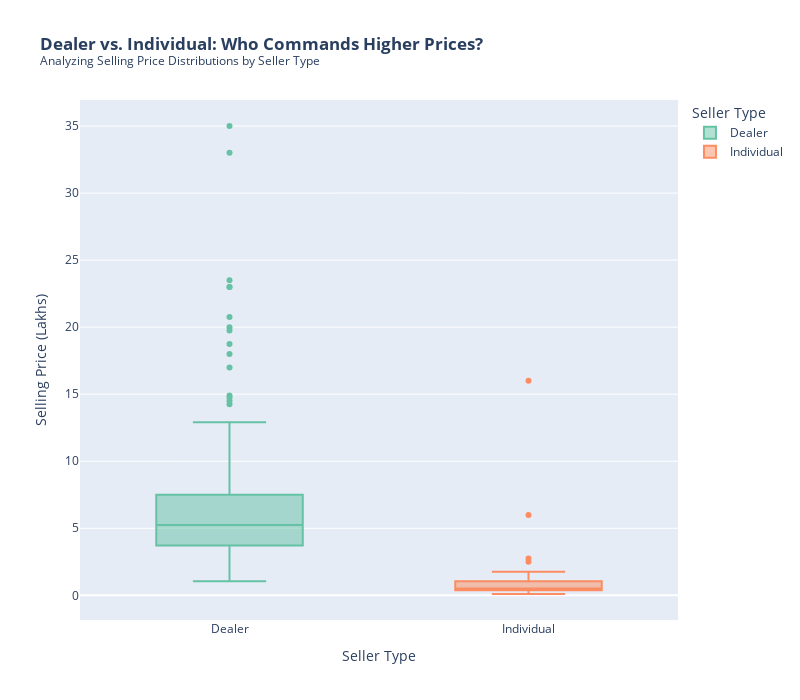

Source (notebook cell):
### Markdown cell above
#### Analyzing Selling Price Distributions by Seller Type

### Code cell
fig = px.box(
    df_cleaned,
    x="Seller_Type",
    y="Selling_Price",
    color="Seller_Type",
    color_discrete_sequence=px.colors.qualitative.Set2,  # Matches 'Set2' palette
    title="<b>Dealer vs. Individual: Who Commands Higher Prices?</b><br><sup>Analyzing Selling Price Distributions by Seller Type</sup>",
    labels={"Seller_Type": "Seller Type", "Selling_Price": "Selling Price"},
    width=800,
    height=700,
)

fig.show()

### Figure 1 — Plotly figure (JSON) as saved in the notebook; plotly's stock layout.template omitted (floating-point values rounded to 4 significant figures; data arrays with more than 128 entries replaced by an {"elided": "..."} marker saying what was removed)
{"data": [{"alignmentgroup": "True", "hovertemplate": "Seller Type=%{x}<br>Selling Price (Lakhs)=%{y}<extra></extra>", "legendgroup": "Dealer", "marker": {"color": "rgb(102,194,165)"}, "name": "Dealer", "notched": false, "offsetgroup": "Dealer", "orientation": "v", "showlegend": true, "type": "box", "x": {"elided": "193 str values"}, "x0": " ", "xaxis": "x", "y": {"elided": "193 float values"}, "y0": " ", "yaxis": "y"}, {"alignmentgroup": "True", "hovertemplate": "Seller Type=%{x}<br>Selling Price (Lakhs)=%{y}<extra></extra>", "legendgroup": "Individual", "marker": {"color": "rgb(252,141,98)"}, "name": "Individual", "notched": false, "offsetgroup": "Individual", "orientation": "v", "showlegend": true, "type": "box", "x": ["Individual", "Individual", "Individual", "Individual", "Individual", "Individual", "Individual", "Individual", "Individual", "Individual", "Individual", "Individual", "Individual", "Individual", "Individual", "Individual", "Individual", "Individual", "Individual", "Individual", "Individual", "Individual", "Individual", "Individual", "Individual", "Individual", "Individual", "Individual", "Individual", "Individual", "Individual", "Individual", "Individual", "Individual", "Individual", "Individual", "Individual", "Individual", "Individual", "Individual", "Individual", "Individual", "Individual", "Individual", "Individual", "Individual", "Individual", "Individual", "Individual", "Individual", "Individual", "Individual", "Individual", "Individual", "Individual", "Individual", "Individual", "Individual", "Individual", "Individual", "Individual", "Individual", "Individual", "Individual", "Individual", "Individual", "Individual", "Individual", "Individual", "Individual", "Individual", "Individual", "Individual", "Individual", "Individual", "Individual", "Individual", "Individual", "Individual", "Individual", "Individual", "Individual", "Individual", "Individual", "Individual", "Individual", "Individual", "Individual", "Individual", "Individual", "Individual", "Individual", "Individual", "Individual", "Individual", "Individual", "Individual", "Individual", "Individual", "Individual", "Individual", "Individual", "Individual", "Individual", "Individual", "Individual"], "x0": " ", "xaxis": "x", "y": [6, 0.35, 16, 2.75, 2.5, 1.75, 1.7, 1.65, 1.45, 1.35, 1.35, 1.35, 1.25, 1.2, 1.2, 1.2, 1.15, 1.15, 1.15, 1.15, 1.11, 1.1, 1.1, 1.1, 1.05, 1.05, 1.05, 1.05, 1, 0.95, 0.9, 0.9, 0.75, 0.8, 0.78, 0.75, 0.75, 0.75, 0.72, 0.65, 0.65, 0.65, 0.65, 0.6, 0.6, 0.6, 0.6, 0.6, 0.6, 0.6, 0.6, 0.55, 0.55, 0.52, 0.51, 0.5, 0.5, 0.5, 0.5, 0.5, 0.48, 0.48, 0.48, 0.48, 0.45, 0.45, 0.45, 0.45, 0.45, 0.45, 0.45, 0.45, 0.42, 0.42, 0.4, 0.4, 0.4, 0.4, 0.4, 0.38, 0.38, 0.35, 0.35, 0.35, 0.31, 0.3, 0.3, 0.3, 0.27, 0.25, 0.25, 0.25, 0.25, 0.25, 0.2, 0.2, 0.2, 0.2, 0.2, 0.2, 0.18, 0.17, 0.16, 0.15, 0.12, 0.1], "y0": " ", "yaxis": "y"}], "layout": {"boxmode": "overlay", "height": 700, "legend": {"title": {"text": "Seller Type"}, "tracegroupgap": 0}, "title": {"text": "<b>Dealer vs. Individual: Who Commands Higher Prices?</b><br><sup>Analyzing Selling Price Distributions by Seller Type</sup>"}, "width": 800, "xaxis": {"anchor": "y", "autorange": true, "categoryarray": ["Dealer", "Individual"], "categoryorder": "array", "domain": [0, 1], "range": [-0.5, 1.5], "title": {"text": "Seller Type"}, "type": "category"}, "yaxis": {"anchor": "x", "autorange": true, "domain": [0, 1], "range": [-1.839, 36.94], "title": {"text": "Selling Price (Lakhs)"}, "type": "linear"}}}
